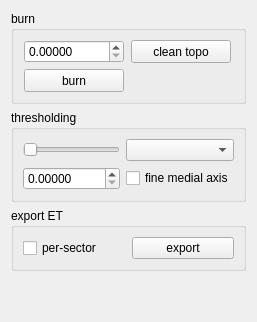
       <widget class="QWidget" name="MATab">
        <property name="toolTip">
         <string>creating and viewing erosion thickness on the medial axis</string>
        </property>
        <attribute name="title">
         <string>ET</string>
        </attribute>
        <layout class="QGridLayout" name="gridLayout_12">
         <item row="0" column="0">
          <widget class="QGroupBox" name="maBurnGroup">
           <property name="sizePolicy">
            <sizepolicy hsizetype="Expanding" vsizetype="Minimum">
             <horstretch>0</horstretch>
             <verstretch>0</verstretch>
            </sizepolicy>
           </property>
           <property name="title">
            <string>burn</string>
           </property>
           <layout class="QGridLayout" name="gridLayout_5">
            <item row="0" column="0">
             <widget class="QDoubleSpinBox" name="nFixedSteinerSpin">
              <property name="sizePolicy">
               <sizepolicy hsizetype="Minimum" vsizetype="Fixed">
                <horstretch>0</horstretch>
                <verstretch>0</verstretch>
               </sizepolicy>
              </property>
              <property name="toolTip">
               <string>&lt;html&gt;&lt;head/&gt;&lt;body&gt;&lt;p&gt;parameter ω (distance between two steiner points)&lt;/p&gt;&lt;/body&gt;&lt;/html&gt;</string>
              </property>
              <property name="decimals">
               <number>5</number>
              </property>
             </widget>
            </item>
            <item row="0" column="1">
             <widget class="QPushButton" name="cleanTopoBtn">
              <property name="sizePolicy">
               <sizepolicy hsizetype="Minimum" vsizetype="Fixed">
                <horstretch>0</horstretch>
                <verstretch>0</verstretch>
               </sizepolicy>
              </property>
              <property name="minimumSize">
               <size>
                <width>40</width>
                <height>23</height>
               </size>
              </property>
              <property name="maximumSize">
               <size>
                <width>100</width>
                <height>23</height>
               </size>
              </property>
              <property name="toolTip">
               <string>&lt;html&gt;&lt;head/&gt;&lt;body&gt;&lt;p&gt;click if you want to remove all &amp;quot;pockets&amp;quot; (closed subcomplex) from the medial axis. &lt;/p&gt;&lt;p&gt;A cleaned medial axis will be written to a file.&lt;/p&gt;&lt;/body&gt;&lt;/html&gt;</string>
              </property>
              <property name="text">
               <string>clean topo</string>
              </property>
             </widget>
            </item>
            <item row="1" column="0">
             <widget class="QPushButton" name="burnBtn">
              <property name="enabled">
               <bool>true</bool>
              </property>
              <property name="sizePolicy">
               <sizepolicy hsizetype="Minimum" vsizetype="Fixed">
                <horstretch>0</horstretch>
                <verstretch>0</verstretch>
               </sizepolicy>
              </property>
              <property name="minimumSize">
               <size>
                <width>40</width>
                <height>23</height>
               </size>
              </property>
              <property name="maximumSize">
               <size>
                <width>100</width>
                <height>23</height>
               </size>
              </property>
              <property name="toolTip">
               <string>compute burn time and ET</string>
              </property>
              <property name="text">
               <string>burn</string>
              </property>
             </widget>
            </item>
           </layout>
          </widget>
         </item>
         <item row="1" column="0">
          <widget class="QGroupBox" name="maMeasureGroup">
           <property name="sizePolicy">
            <sizepolicy hsizetype="Minimum" vsizetype="Minimum">
             <horstretch>0</horstretch>
             <verstretch>0</verstretch>
            </sizepolicy>
           </property>
           <property name="maximumSize">
            <size>
             <width>250</width>
             <height>16777215</height>
            </size>
           </property>
           <property name="toolTip">
            <string>&lt;html&gt;&lt;head/&gt;&lt;body&gt;
&lt;p&gt;This is where you can visualize measure on the medial axis, &lt;br&gt;
or use measure to prune the medial axis&lt;/p&gt;
&lt;/body&gt;&lt;/html&gt;</string>
           </property>
           <property name="title">
            <string>thresholding</string>
           </property>
           <layout class="QGridLayout" name="gridLayout_3">
            <item row="0" column="0">
             <widget class="QSlider" name="pruneMASlider1">
              <property name="sizePolicy">
               <sizepolicy hsizetype="Expanding" vsizetype="Fixed">
                <horstretch>0</horstretch>
                <verstretch>0</verstretch>
               </sizepolicy>
              </property>
              <property name="maximumSize">
               <size>
                <width>100</width>
                <height>16777215</height>
               </size>
              </property>
              <property name="toolTip">
               <string>prune MA by the specified metric</string>
              </property>
              <property name="maximum">
               <number>1000000</number>
              </property>
              <property name="orientation">
               <enum>Qt::Horizontal</enum>
              </property>
             </widget>
            </item>
            <item row="0" column="1">
             <widget class="QComboBox" name="pruneMADistCombo1">
              <property name="sizePolicy">
               <sizepolicy hsizetype="Expanding" vsizetype="Fixed">
                <horstretch>0</horstretch>
                <verstretch>0</verstretch>
               </sizepolicy>
              </property>
              <property name="toolTip">
               <string>choose a dist metric for medial axis thresholding</string>
              </property>
             </widget>
            </item>
            <item row="1" column="0">
             <widget class="QDoubleSpinBox" name="pruneMASpin1">
              <property name="maximumSize">
               <size>
                <width>100</width>
                <height>16777215</height>
               </size>
              </property>
              <property name="toolTip">
               <string>current value of the measure</string>
              </property>
              <property name="decimals">
               <number>5</number>
              </property>
              <property name="maximum">
               <double>99999.000000000000000</double>
              </property>
             </widget>
            </item>
            <item row="1" column="1">
             <widget class="QCheckBox" name="enableFinePruneMA">
              <property name="toolTip">
               <string>visualize the finner medial axis whose boundary is refined by the iso-contour of the measure</string>
              </property>
              <property name="text">
               <string>fine medial axis</string>
              </property>
             </widget>
            </item>
           </layout>
          </widget>
         </item>
         <item row="2" column="0">
          <widget class="QGroupBox" name="exportBTGroup">
           <property name="toolTip">
            <string>export ET here</string>
           </property>
           <property name="title">
            <string>export ET</string>
           </property>
           <layout class="QGridLayout" name="gridLayout_32">
            <item row="2" column="1">
             <widget class="QPushButton" name="exportBTBtn">
              <property name="toolTip">
               <string/>
              </property>
              <property name="text">
               <string>export</string>
              </property>
             </widget>
            </item>
            <item row="2" column="0">
             <widget class="QCheckBox" name="exportPerSectorBTBox">
              <property name="toolTip">
               <string>&lt;html&gt;&lt;head/&gt;
&lt;body&gt;&lt;p&gt;Instead of writing just the ET value for each vertex into a .et file, &lt;br&gt;
export the ET value for each sector of each vertex into a .etps file&lt;/p&gt;
&lt;/body&gt;&lt;/html&gt;</string>
              </property>
              <property name="text">
               <string>per-sector</string>
              </property>
             </widget>
            </item>
           </layout>
          </widget>
         </item>
         <item row="3" column="0">
          <spacer name="verticalSpacer">
           <property name="orientation">
            <enum>Qt::Vertical</enum>
           </property>
           <property name="sizeHint" stdset="0">
            <size>
             <width>20</width>
             <height>40</height>
            </size>
           </property>
          </spacer>
         </item>
        </layout>
       </widget>
